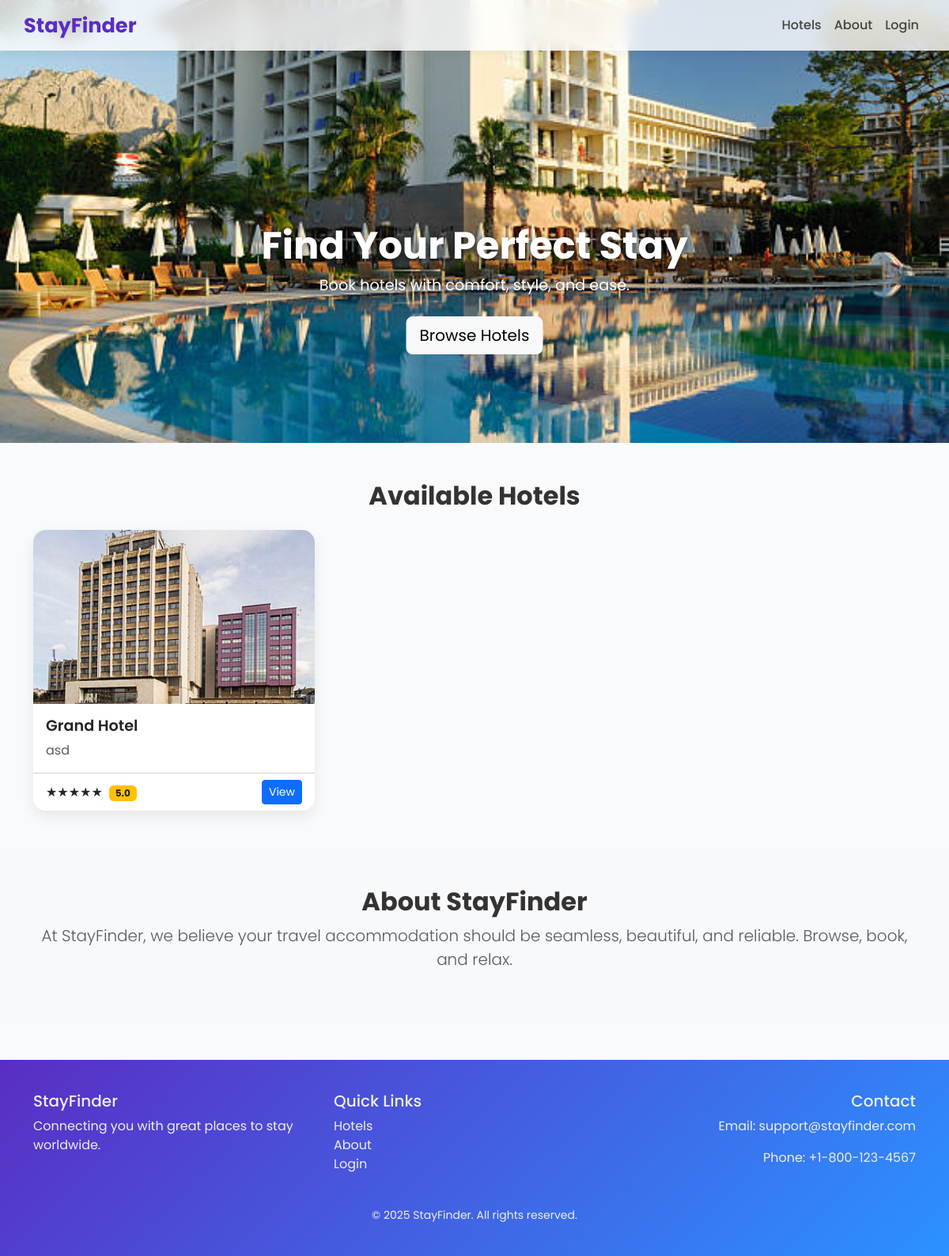
The page / on the database its author committed.
### tables this page shows
CREATE TABLE `hotels` (
  `id` int(255) NOT NULL,
  `hotel_name` varchar(255) NOT NULL,
  `hotel_desc` varchar(255) NOT NULL,
  `hotel_rating` varchar(255) NOT NULL,
  `hotel_image` varchar(255) DEFAULT NULL
);

### index.php (the view, shortened to what this page needs)
<?php
include_once('database/config.php');
$sql = "SELECT * FROM hotels";
$selectHotels = $conn->prepare($sql);
$selectHotels->execute();
$hotels_data = $selectHotels->fetchAll();
?>
<!DOCTYPE html>
<html lang="en">
<head>
    <link href="https://cdn.jsdelivr.net/npm/bootstrap@5.3.2/dist/css/bootstrap.min.css" rel="stylesheet">
</head>
<body>
<header class="site-header fixed-top">
    <nav class="navbar navbar-expand-lg container">
        <a class="navbar-brand" href="#">StayFinder</a>
        <div class="collapse navbar-collapse" id="navbarMain">
            <ul class="navbar-nav ms-auto">
                <li class="nav-item"><a class="nav-link" href="#hotels">Hotels</a></li>
                <li class="nav-item"><a class="nav-link" href="#about">About</a></li>
                <?php if (isset($_SESSION['user_id'])): ?>
                    <li class="nav-item"><a class="nav-link" href="logout.php">Logout</a></li>
                <?php else: ?>
                    <li class="nav-item"><a class="nav-link" href="login.php">Login</a></li>
                <?php endif; ?>
            </ul>
        </div>
    </nav>
</header>
<div id="heroCarousel" class="carousel slide hero-carousel" data-bs-ride="carousel">
    <div class="carousel-inner">
        <div class="carousel-item active">
            <img src="hotel_images/hotel.png" class="d-block w-100" alt="Hotel 1">
            <div class="hero-caption">
                <h1>Find Your Perfect Stay</h1>
                <p>Book hotels with comfort, style, and ease.</p>
                <a href="#hotels" class="btn btn-lg btn-light">Browse Hotels</a>
            </div>
        </div>
    </div>
</div>
<main class="py-5" id="hotels">
    <div class="container">
        <h2 class="mb-4 text-center fw-bold">Available Hotels</h2>
        <div class="row g-4">
            <?php foreach ($hotels_data as $hotel_data): ?>
                <div class="col-12 col-sm-6 col-lg-4">
                    <div class="card hotel-card h-100">
                        <img src="hotel_images/<?php echo $hotel_data['hotel_image']; ?>" alt="Hotel Image">
                        <div class="card-body">
                            <h5 class="card-title"><?php echo htmlspecialchars($hotel_data['hotel_name']); ?></h5>
                            <p class="card-text text-muted"><?php echo htmlspecialchars($hotel_data['hotel_desc']); ?></p>
                        </div>
                        <div class="card-footer d-flex justify-content-between align-items-center bg-white">
                            <div>
                                <?php
                                $stars = round($hotel_data['hotel_rating']);
                                for ($i = 0; $i < 5; $i++) {
                                    echo $i < $stars ? '★' : '☆';
                                }
                                ?>
                                <span class="badge bg-warning text-dark ms-1">
                                    <?php echo number_format($hotel_data['hotel_rating'], 1); ?>
                                </span>
                            </div>
                            <div>
                                <a href="view.php?id=<?php echo $hotel_data['id']; ?>" class="btn btn-sm btn-primary">View</a>
                            </div>
                        </div>
                    </div>
                </div>
            <?php endforeach; ?>
        </div>
    </div>
</main>
<section id="about" class="py-5 bg-light text-center">
    <div class="container">
        <h2 class="fw-bold">About StayFinder</h2>
        <p class="lead text-muted">At StayFinder, we believe your travel accommodation should be seamless, beautiful, and reliable. Browse, book, and relax.</p>
    </div>
</section>
<footer class="site-footer">
    <div class="container">
        <div class="row">
            <div class="col-md-4">
                <h5>StayFinder</h5>
                <p>Connecting you with great places to stay worldwide.</p>
            </div>
            <div class="col-md-4">
                <h5>Quick Links</h5>
                <ul class="list-unstyled">
                    <li><a href="#hotels">Hotels</a></li>
                    <li><a href="#about">About</a></li>
                    <?php if (isset($_SESSION['user_id'])): ?>
                        <li><a href="logout.php">Logout</a></li>
                    <?php else: ?>
                        <li><a href="login.php">Login</a></li>
                    <?php endif; ?>
                </ul>
            </div>
            <div class="col-md-4 text-md-end">
                <h5>Contact</h5>
                <p>Email: support@stayfinder.com</p>
                <p>Phone: +1-800-123-4567</p>
            </div>
        </div>
        <div class="text-center mt-4">
            <small>&copy; <?php echo date("Y"); ?> StayFinder. All rights reserved.</small>
        </div>
    </div>
</footer>
</body>
</html>

### index.php (style rules this page uses)
body { font-family: 'Poppins', sans-serif; background: #f9fafc; color: #333; }
a { text-decoration: none; }
.site-header { background: rgba(255,255,255,0.8); backdrop-filter: blur(10px); box-shadow: 0 4px 12px rgba(0,0,0,0.05); }
.navbar-brand { font-weight: 700; font-size: 1.6rem; color: #5a2dc4 !important; }
.nav-link { font-weight: 500; color: #444 !important; }
.hero-carousel .carousel-item { height: 70vh; min-height: 400px; }
.hero-carousel img { object-fit: cover; height: 100%; }
.hero-caption { position: absolute; bottom: 20%; left: 50%; transform: translateX(-50%); text-align: center; color: #fff; }
.hero-caption h1 { font-size: 3rem; font-weight: 700; text-shadow: 0 4px 10px rgba(0,0,0,0.5); }
.hero-caption p { font-size: 1.2rem; margin-bottom: 1.5rem; }
.hotel-card { border: none; border-radius: 1rem; overflow: hidden; box-shadow: 0 8px 18px rgba(0,0,0,0.08); transition: transform 0.3s ease, box-shadow 0.3s ease; }
.hotel-card img { height: 220px; object-fit: cover; }
.card-body .card-title { font-size: 1.2rem; font-weight: 600; }
.site-footer { background: linear-gradient(135deg, #5a2dc4, #2b92ff); color: #eee; padding: 2.5rem 0; margin-top: 3rem; }
.site-footer a { color: #eee; }

### rows shown on the page
hotels: hotel_image (picture), hotel_name "Grand Hotel", hotel_desc "asd", hotel_rating "5.0"
